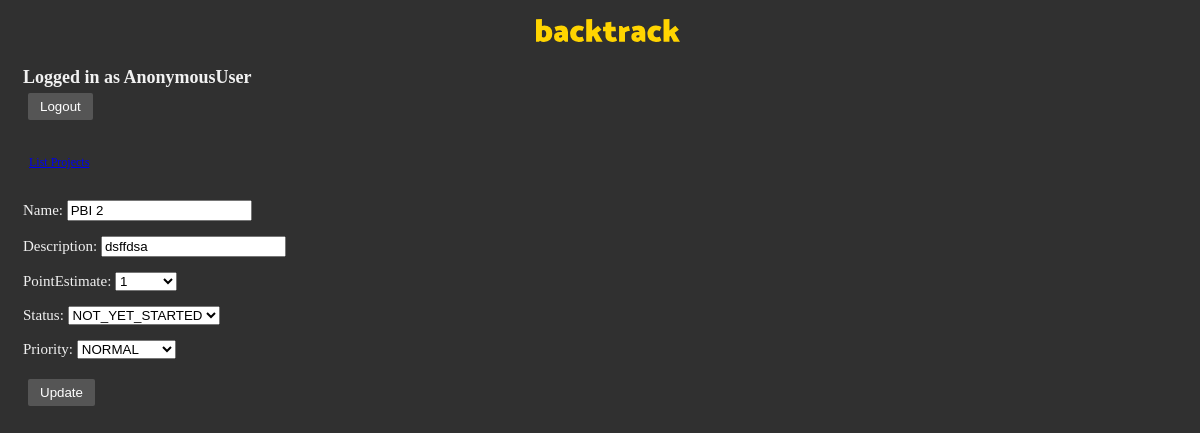
The page /backtrack/projects/product-backlog/pbi/6 on the database its author committed.
### backtrack/models.py (models this page shows, shortened)
class ProductBacklogItem(models.Model):
    name = models.CharField(max_length=200)
    description = models.CharField(max_length=500)
    pointEstimate = models.IntegerField(choices=[(x,str(x)) for x in {1,2,3,5,8,13,20,40}])
    productBacklogID = models.ForeignKey(ProductBacklog, on_delete=models.CASCADE)
    sprintBacklogID = models.ForeignKey(SprintBacklog, on_delete=models.CASCADE, blank=True, null=True)
    status = models.CharField(max_length=50, default=PBIStatus.NOT_YET_STARTED.value, choices=PBIStatus.choices())
    priority = models.IntegerField(blank=True, null=False, default=PBIPriority.NORMAL.value, choices=PBIPriority.choices())

### backtrack/views.py (the view, shortened to what this page needs)
# urls.py: path('projects/product-backlog/pbi/<int:pk>', views.EditPBI.as_view(), name='editPBI'),
class EditPBI(UpdateView):
    template_name = "pbi.html"
    model = ProductBacklogItem
    slug_field = "pbi"
    fields = ['name', 'description', 'pointEstimate', 'status', 'priority']

### templates/pbi.html (shortened to what this page needs)
{% load static %}
<!DOCTYPE html>
<html>
    <head>
        <link rel="stylesheet" href="{% static 'css/template.css' %}">
        <div class="page-header">
            <h1 style="text-align: center;"><img width="144" src="{% static 'backtrack.svg' %}" alt="Backtrack"/>
            </h1>
            <h2>Logged in as {{ user }}
                    <form action="/">
                        <button type="submit">Logout</button>
                    </form>
            </h2>
        </div>
        <nav class="navbar navbar-default">
            <div class="dropdown-menu" aria-labelledby="NavigationBar">
                <a class="dropdown-item" href="/backtrack/projects">List Projects</a>
            </div>
        </nav>
    </head>
    <body>
        <form method="post">{% csrf_token %}
            {{ form.as_p }}
            <button type="submit"
                    value="update"
                    class="btn btn-default">
                Update
            </button>
        </form>
    </body>
</html>

### static/css/template.css (style rules this page uses)
.page-header { margin-top: 0; }
.page-header h1, .page-header h1 a, .page-header h1 a:visited, .page-header h1 a:active { color: #ffffff; font-size: 20pt; text-decoration: none; }
body { background-color: #303030; color: #f1f1f1; font-family: "Trebuchet MS"; font-size: 12px; padding-left: 15px; }
p { font-size: 15px; }
button { background-color: #555555; border: none; color: white; margin: 5px; padding: 6px 12px; border-radius: 2px; text-align: center; text-decoration: none; display: inline-block; }

### rows shown on the page
ProductBacklogItem: name "PBI 2", description "dsffdsa", pointEstimate "1", status "NOT_YET_STARTED", priority "NORMAL"

### other values the page prints
{{ user }} "AnonymousUser"
